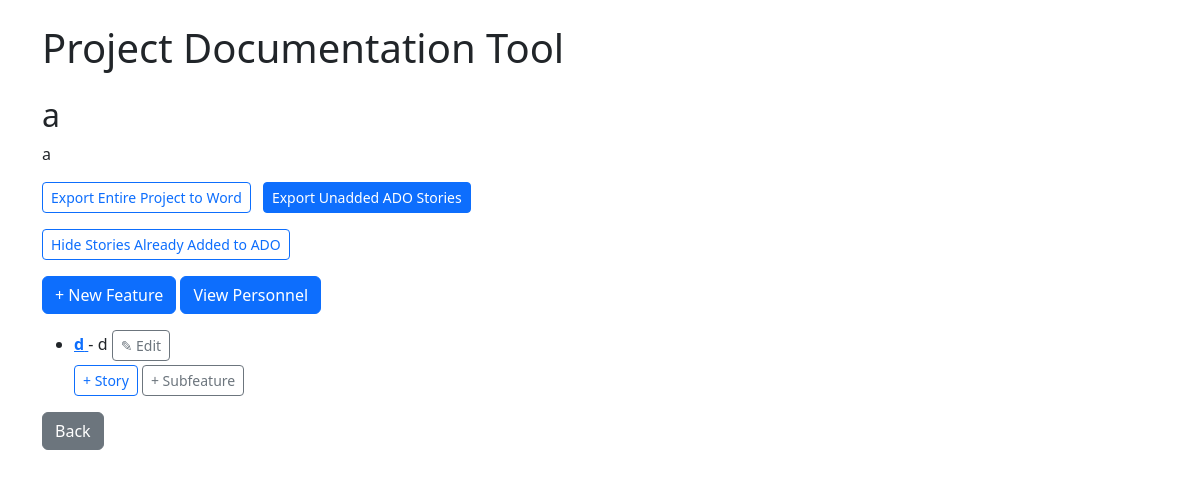
The app's page /project/1 with its own data.
### models.py (models this page shows)
class Project(db.Model):
    id = db.Column(db.Integer, primary_key=True)
    name = db.Column(db.String(200), nullable=True)
    description = db.Column(db.Text)
    created_at = db.Column(db.DateTime, default=datetime.utcnow)
    features = db.relationship('Feature', backref='project', lazy=True, cascade="all, delete-orphan")

class Feature(db.Model):
    id = db.Column(db.Integer, primary_key=True)
    project_id = db.Column(db.Integer, db.ForeignKey('project.id'), nullable=False)
    parent_feature_id = db.Column(db.Integer, db.ForeignKey('feature.id'), nullable=True)
    title = db.Column(db.String(200), nullable=True)
    description = db.Column(db.Text)
    created_at = db.Column(db.DateTime, default=datetime.utcnow)
    parent = db.relationship('Feature', remote_side=[id], backref='subfeatures')
    user_stories = db.relationship('UserStory', backref='feature', lazy=True, cascade="all, delete-orphan")

### app.py (the view)
@app.route('/project/<int:project_id>')
def view_project(project_id):
    project = Project.query.get_or_404(project_id)
    show_added = request.args.get('show_added', '1') == '1'
    return render_template('project_details.html', project=project, show_added=show_added)

### templates/project_details.html (shortened to what this page needs)
{% extends 'base.html' %} {% block content %}
<h2>{{ project.name }}</h2>
<p>{{ project.description }}</p>
<div class="mb-3">
  <a href="{{ url_for('export_project_word', project_id=project.id) }}" class="btn btn-outline-primary btn-sm me-2">
    Export Entire Project to Word
  </a>
  <a href="{{ url_for('export_stories', project_id=project.id) }}" class="btn btn-primary btn-sm">
    Export Unadded ADO Stories
  </a>
</div>
<form method="get" class="mb-3">
  <button
    type="submit"
    class="btn btn-sm {{ 'btn-outline-primary' if show_added else 'btn-primary' }}"
  >
    {{ 'Hide' if show_added else 'Show' }} Stories Already Added to ADO
  </button>
</form>
<a href="/project/{{ project.id }}/feature/new" class="btn btn-primary mb-3">+ New Feature</a>
<a href="/personnel" class="btn btn-primary mb-3">View Personnel</a>
<ul>
  {% for feature in project.features if not feature.parent_feature_id %}
    {% include 'feature_tree.html' with context %}
  {% endfor %}
</ul>
<a href="/" class="btn btn-secondary">Back</a>
{% endblock %}

### templates/feature_tree.html (shortened to what this page needs)
  {% set is_root = root_feature and feature.id == root_feature.id %}
<li class="mb-2">
  {% if not is_root %}
    <a href="{{ url_for('view_feature', feature_id=feature.id) }}">
      <strong>{{ feature.title }}</strong>
    </a>
  {% else %}
    <strong>{{ feature.title }}</strong>
  {% endif %}
</a>{% if not is_root %}
  - {{ feature.description }}
{% endif %}
<a href="{{ url_for('edit_feature', feature_id=feature.id) }}" class="btn btn-sm btn-outline-secondary">✎ Edit</a>
  <div class="mt-1 mb-1">
    <a
      href="/feature/{{ feature.id }}/story/new"
      class="btn btn-sm btn-outline-primary"
      >+ Story</a
    >
    <a
      href="/project/{{ feature.project_id }}/feature/{{ feature.id }}/child"
      class="btn btn-sm btn-outline-secondary"
      >+ Subfeature</a
    >
  </div>
</li>

### records on screen
Project: name "a", description "a"
Feature: title "d", description "d"

### other values on screen
{{ 'Hide' if show_added else 'Show' }} "Hide"
